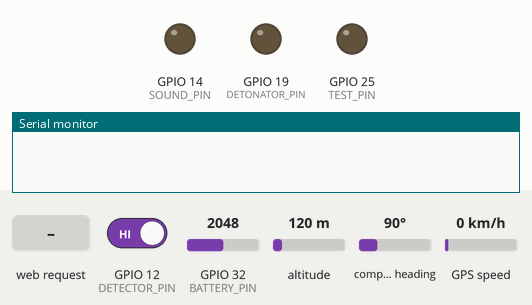
Bench run of a sketch on a simulated ESP32. On the bench: output pins drawn as LEDs (lit = HIGH), the last lines printed to the serial monitor. Dashed ring = blinking. The test bench sets the inputs (shaded band); at power-on: GPIO 12 (DETECTOR_PIN) HIGH, GPIO 32 (BATTERY_PIN) = 2048, altitude 120 m, compass heading 90°, GPS speed 0 km/h. WiFi joins after 1.5 s; servers stay silent unless stated; uploads are accepted with an empty reply; the GPS gets a fix after 3 s at 37.7749, -122.4194 with 8 satellites.

Above: at 0.0 s.
At 8.3 s:
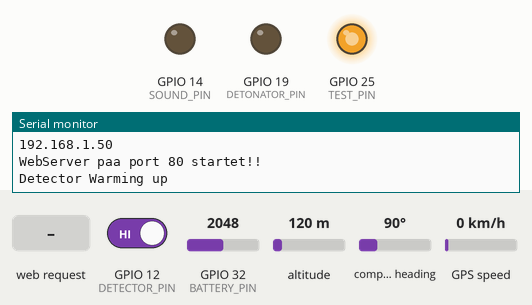
8.4 s: GPIO 12 (DETECTOR_PIN) driven LOW
At 8.6 s:
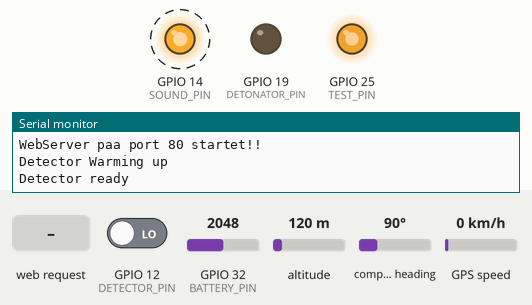
10.3 s: HTTP request GET /iedstatus received
12.1 s: GPIO 12 (DETECTOR_PIN) driven HIGH
Timing chart, 0 to 15.1 s (numbered marks = the images above; inputs shaded):
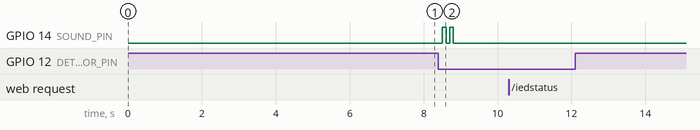

Measured:
- after the input at 8.4 s, GPIO 14 (SOUND_PIN): alternates HIGH for 0.10 s and LOW for 0.10 s, 4 changes in all, then stays LOW, starting after 0.11 s

The sketch:

IEDforHJVEsp32.ino
```cpp
/**
 * WiFiManager advanced demo, contains advanced configurartion options
 * Implements TRIGGEN_PIN button press, press for ondemand configportal, hold for 3 seconds for reset settings.
 */

//#include "Api.h"
//#include "ApiController.h"
#include <TinyGPS++.h>
#include <TinyGPSPlus.h>
#include <WiFiManager.h> // https://github.com/tzapu/WiFiManager
#include <esp_wifi.h>
#include <ArduinoJson.h>
#include <WiFiClient.h>
#include <WebServer.h>
#include <HTTPClient.h>
#include <ESPmDNS.h>
#include <WiFiUdp.h>
#include <ArduinoOTA.h>


#define TRIGGER_PIN 0
#define DETONATOR_PIN 19
#define DETECTOR_PIN 12
#define SOUND_PIN 14
//#define SOUND_ENABLE_PIN 27
#define BATTERY_PIN 32
#define TEST_PIN 25
#define RXD2 16
#define TXD2 17


TinyGPSPlus gps;
 // wifimanager can run in a blocking mode or a non blocking mode
 // Be sure to know how to process loops with no delay() if using non blocking
bool wm_nonblocking = false; // change to true to use non blocking

WiFiManager wm; // global wm instance
WiFiManagerParameter custom_field; // global param ( for non blocking w params )
WebServer server(80);

// JSON data buffer
StaticJsonDocument<250> jsonDocument;
char buffer[250];

long timeperiode = 0;
long periode = 30000;

int Id = 1;
IPAddress IpAddress;// = "";
bool MotionDetected = false;
bool Armed = false;
String Message = "Ok";
double ProcentBat = 0;
int RRSI = -100;
double Longitude = 0;
double Latitude = 0;
double Altitude = 0;
int Satellites = 0;
bool SoundEnabled = false;
String Name = "1";


//bool soundenabled = true;
bool runones = false;


void setup() {
    WiFi.mode(WIFI_STA); // explicitly set mode, esp defaults to STA+AP
    Serial.begin(115200);
    Serial.setDebugOutput(true);
    delay(3000);
    Serial.println("\n Starting");

    pinMode(TRIGGER_PIN, INPUT_PULLUP);
    pinMode(DETONATOR_PIN, OUTPUT);
    pinMode(SOUND_PIN, OUTPUT);
    pinMode(DETECTOR_PIN, INPUT);
   // pinMode(SOUND_ENABLE_PIN, INPUT_PULLUP);
    digitalWrite(DETONATOR_PIN, LOW);

    digitalWrite(SOUND_PIN, SoundEnabled);


    String test = wm.getWiFiSSID();
    if (test == "")
    {
        wm.resetSettings(); // wipe settings
    }
    //else Serial.println(test + " MY test");
    //

    if (wm_nonblocking) wm.setConfigPortalBlocking(false);

    // add a custom input field
    int customFieldLength = 40;


    // new (&custom_field) WiFiManagerParameter("customfieldid", "Custom Field Label", "Custom Field Value", customFieldLength,"placeholder=\"Custom Field Placeholder\"");

    // test custom html input type(checkbox)
    // new (&custom_field) WiFiManagerParameter("customfieldid", "Custom Field Label", "Custom Field Value", customFieldLength,"placeholder=\"Custom Field Placeholder\" type=\"checkbox\""); // custom html type

    // test custom html(radio)
    const char* custom_radio_str = "<br/><label for='customfieldid'>Custom Field Label</label><input type='radio' name='customfieldid' value='1' checked> One<br><input type='radio' name='customfieldid' value='2'> Two<br><input type='radio' name='customfieldid' value='3'> Three";
    new (&custom_field) WiFiManagerParameter(custom_radio_str); // custom html input

    wm.addParameter(&custom_field);
    wm.setSaveParamsCallback(saveParamCallback);

    // custom menu via array or vector
    //
    // menu tokens, "wifi","wifinoscan","info","param","close","sep","erase","restart","exit" (sep is seperator) (if param is in menu, params will not show up in wifi page!)
    // const char* menu[] = {"wifi","info","param","sep","restart","exit"};
    // wm.setMenu(menu,6);
    std::vector<const char*> menu = { "wifi","info","param","sep","restart","exit" };
    wm.setMenu(menu);

    // set dark theme
    wm.setClass("invert");


    //set static ip
    // wm.setSTAStaticIPConfig(IPAddress(10,0,1,99), IPAddress(10,0,1,1), IPAddress(255,255,255,0)); // set static ip,gw,sn
    // wm.setShowStaticFields(true); // force show static ip fields
    // wm.setShowDnsFields(true);    // force show dns field always

    // wm.setConnectTimeout(20); // how long to try to connect for before continuing
    wm.setConfigPortalTimeout(120); // auto close configportal after n seconds
    // wm.setCaptivePortalEnable(false); // disable captive portal redirection
    // wm.setAPClientCheck(true); // avoid timeout if client connected to softap

    // wifi scan settings
    // wm.setRemoveDuplicateAPs(false); // do not remove duplicate ap names (true)
    // wm.setMinimumSignalQuality(20);  // set min RSSI (percentage) to show in scans, null = 8%
    // wm.setShowInfoErase(false);      // do not show erase button on info page
    // wm.setScanDispPerc(true);       // show RSSI as percentage not graph icons

    // wm.setBreakAfterConfig(true);   // always exit configportal even if wifi save fails

    bool res;
    // res = wm.autoConnect(); // auto generated AP name from chipid
    // res = wm.autoConnect("AutoConnectAP"); // anonymous ap
    res = wm.autoConnect("AutoConnectAP", "HjvOeb1234"); // password protected ap

    if (!res) {
        Serial.println("Failed to connect or hit timeout");
       // wm.resetSettings(); // wipe settings
        ESP.restart();
    }
    else {
        //if you get here you have connected to the WiFi
        Serial.println(wm.getWLStatusString());
        RRSI = WiFi.RSSI();
        Serial.print("RRSI: ");
        Serial.print(RRSI);
        Serial.println(" dBm");
        IpAddress = WiFi.localIP();
        Serial.println(IpAddress);
        setup_OTA();
        setup_api();


    }
    InitSensor();
    Serial2.begin(115200, SERIAL_8N1, RXD2, TXD2);

}

void setup_OTA()
{
    // Port defaults to 3232
   // ArduinoOTA.setPort(3232);

   // Hostname defaults to esp3232-[MAC]
   // ArduinoOTA.setHostname("myesp32");

   // No authentication by default
   // ArduinoOTA.setPassword("admin");

   // Password can be set with it's md5 value as well
   // MD5(admin) = 21232f297a57a5a743894a0e4a801fc3
   // ArduinoOTA.setPasswordHash("21232f297a57a5a743894a0e4a801fc3");
    ArduinoOTA
        .onStart([]() {
        String type;
    if (ArduinoOTA.getCommand() == U_FLASH)
        type = "sketch";
    else // U_SPIFFS
        type = "filesystem";

    // NOTE: if updating SPIFFS this would be the place to unmount SPIFFS using SPIFFS.end()
    Serial.println("Start updating " + type);
            })
        .onEnd([]() {
                Serial.println("\nEnd");
            })
                .onProgress([](unsigned int progress, unsigned int total) {
                Serial.printf("Progress: %u%%\r", (progress / (total / 100)));
                    })
                .onError([](ota_error_t error) {
                        Serial.printf("Error[%u]: ", error);
                    if (error == OTA_AUTH_ERROR) Serial.println("Auth Failed");
                    else if (error == OTA_BEGIN_ERROR) Serial.println("Begin Failed");
                    else if (error == OTA_CONNECT_ERROR) Serial.println("Connect Failed");
                    else if (error == OTA_RECEIVE_ERROR) Serial.println("Receive Failed");
                    else if (error == OTA_END_ERROR) Serial.println("End Failed");
                    });

    ArduinoOTA.begin();


   /* Serial.println("Ready");
    Serial.print("IP address: ");
    Serial.println(WiFi.localIP());*/
}


void loop() {
    if (wm_nonblocking) wm.process(); // avoid delays() in loop when non-blocking and other long running code
    if (WiFi.status() == WL_CONNECTED)
    {
        ArduinoOTA.handle();
        server.handleClient();
    }

   //  put your main code here, to run repeatedly:
    if (MotionDetected == true && digitalRead(DETECTOR_PIN) == LOW)
    {
        runones = false;
        MotionDetected = digitalRead(DETECTOR_PIN);
        Message = "Detector Ready";
    }


    if (SoundEnabled && MotionDetected)
        digitalWrite(SOUND_PIN, HIGH);
    else
        digitalWrite(SOUND_PIN, LOW);

    if (Armed && MotionDetected)
        digitalWrite(DETONATOR_PIN, HIGH);//Explode
    else
        digitalWrite(DETONATOR_PIN, LOW);

    checkButton();

    if (!runones)
    {
        ReadBattery();
        RRSI = WiFi.RSSI();
        PostToDataToServer();
    }

    if (millis() >= timeperiode + periode)
    {

        timeperiode = millis() + periode;
        runones = false;

    }

    while (Serial2.available() > 0)
    {
      /*  String sendMsg = "";
        sendMsg += (char)Serial2.read();
        Serial.println(sendMsg);*/
        //String test = Serial2.readStringUntil('\n');
        //Serial.println(test);
        if (gps.encode(Serial2.read()))
        {
            displayInfo();
        }
    }


}

void ReadGPS()
{


}

void InitSensor()
{
    dacWrite(TEST_PIN, 225);
    Message = "Detector Warming up";
    Serial.println(Message);

    delay(1000);
    while (digitalRead(DETECTOR_PIN) == HIGH)
    {
        delay(1000);

    }
    MotionDetected = digitalRead(DETECTOR_PIN);


    Message = "Detector ready";
    Serial.println(Message);

    digitalWrite(SOUND_PIN, HIGH);
    delay(100);
    digitalWrite(SOUND_PIN, LOW);
    delay(100);
    digitalWrite(SOUND_PIN, HIGH);
    delay(100);
    digitalWrite(SOUND_PIN, LOW);
    attachInterrupt(DETECTOR_PIN, MotionDetection, RISING);
}

void PostToDataToServer()
{

    Serial.println("Posting JSON data to server...");
    Serial.println(Name + ": Navnet i string");
    // Block until we are able to connect to the WiFi access point
    if (WiFi.status() == WL_CONNECTED) {

        HTTPClient http;

        http.begin("http://ied.schier-lunds.dk/api/IED");
      //  http.begin("http://192.168.1.27/api/IED");
        http.addHeader("Content-Type", "application/json");

        StaticJsonDocument<300> doc;
        // Add values in the document
        //
        doc["id"] = Id;
        doc["ipAddress"] = IpAddress;
        doc["motionDetected"] = MotionDetected;
        doc["armed"] = Armed;
        doc["soundEnabled"] = SoundEnabled;
        doc["message"] = Message;
        doc["batteryProcent"] = ProcentBat;
        doc["rrsi"] = RRSI;
        doc["latitude"] = Latitude;
        doc["longitude"] = Longitude;
        doc["altitude"] = Altitude;
        doc["satellites"] = Satellites;
        doc["name"] = Name;


        // Add an array.
        //
       /* JsonArray data = doc.createNestedArray("data");
        data.add(48.756080);
        data.add(2.302038);*/

        String requestBody;

        serializeJson(doc, requestBody);
       // Serial.println(requestBody);

        int httpResponseCode = http.POST(requestBody);

        if (httpResponseCode > 0) {

            String response = http.getString();

           /* Serial.println(httpResponseCode);
            Serial.println(response);*/

        }
        else {


            Serial.printf("Error occurred while sending HTTP POST: %s\n", http.errorToString(httpResponseCode).c_str());

        }
        runones = true;
    }
}

void checkButton() {
    // check for button press
    if (digitalRead(TRIGGER_PIN) == LOW) {
        // poor mans debounce/press-hold, code not ideal for production
        delay(50);
        if (digitalRead(TRIGGER_PIN) == LOW) {
            Serial.println("Button Pressed");
            // still holding button for 3000 ms, reset settings, code not ideaa for production
            delay(3000); // reset delay hold
            if (digitalRead(TRIGGER_PIN) == LOW) {
                Serial.println("Button Held");
                Serial.println("Erasing Config, restarting");
                wm.resetSettings();
                ESP.restart();
            }

            // start portal w delay
            Serial.println("Starting config portal");
            wm.setConfigPortalTimeout(120);

            if (!wm.startConfigPortal("AutoConnectAP")) {
                Serial.println("failed to connect or hit timeout");
                delay(3000);
                // ESP.restart();
            }
            else {
                //if you get here you have connected to the WiFi
                Serial.println("connected...yeey :)");
            }
        }
    }
}

String getParam(String name) {
    //read parameter from server, for customhmtl input
    String value;
    if (wm.server->hasArg(name)) {
        value = wm.server->arg(name);
    }
    return value;
}

void saveParamCallback() {
    Serial.println("[CALLBACK] saveParamCallback fired");
    Serial.println("PARAM customfieldid = " + getParam("customfieldid"));
}

void ReadBattery()
{
   ProcentBat = map(analogRead(BATTERY_PIN), 2850, 3480, 0, 100);

}

// Interrupt section
void MotionDetection()
{
    MotionDetected = digitalRead(DETECTOR_PIN); //pin goes high
    Serial.println("Detected");
    if (SoundEnabled)
        digitalWrite(SOUND_PIN, HIGH);
    else
        digitalWrite(SOUND_PIN, LOW);
    if (Armed && MotionDetected)
        digitalWrite(DETONATOR_PIN, HIGH);//Explode
    else
        digitalWrite(DETONATOR_PIN, LOW);
    runones = false;
    Message = "Movement Detected";
}


//API section

void setup_api()
{


    server.on("/iedstatus", getIEDStatus);
    server.on("/ied", HTTP_POST, handlePost);

    // start server
    server.begin();
    Serial.println("WebServer paa port 80 startet!!");


}

void getIEDStatus()
{
    Serial.println("Get IEDStatus");
    create_json(Id,IpAddress,MotionDetected,Armed,Message, SoundEnabled, Name );
    server.send(200, "application/json", buffer);
    /*server.send(200, "application/json", "OK");*/
}

//void getEnv()
//{
//    Serial.println("Get env");
//    jsonDocument.clear();
//    add_json_object("temperature", temperature, "°C");
//    add_json_object("humidity", humidity, "%");
//    add_json_object("pressure", pressure, "mBar");
//    serializeJson(jsonDocument, buffer);
//    server.send(200, "application/json", buffer);
//   // server.send(200, "application/json", "OK");
//}

//API Post to the Esp32

void handlePost()
{
    if (server.hasArg("plain") == false) {
        //handle error here
    }
    String body = server.arg("plain");
    deserializeJson(jsonDocument, body);
   // Serial.println(body);
    //// Get RGB components
    Armed = jsonDocument["Armed"];
    SoundEnabled = jsonDocument["SoundEnabled"];
    const char* test = jsonDocument["Name"];
    Name = test;
    //Serial.println(Name);

    //pixels.fill(pixels.Color(red, green, blue));
    //pixels.show();
    // Respond to the client
    create_json(Id, IpAddress, MotionDetected, Armed, Message, SoundEnabled, Name);

    server.send(200, "application/json", buffer);
    //Serial.println(buffer);
    runones = false;
}

// Json handlers

void create_json(int id, IPAddress Ip, bool md, bool am, String ms, bool se, String n)
{
    jsonDocument.clear();
    jsonDocument["Id"] = id;
    jsonDocument["IpAddress"] = Ip;
    jsonDocument["MotionDetected"] = md;
    jsonDocument["Armed"] = am;
    jsonDocument["Message"] = ms;
    jsonDocument["SoundEnabled"] = se;
    jsonDocument["Name"] = n;
    serializeJson(jsonDocument, buffer);
}

void add_json_object(char* tag, float value, char* unit) {
    JsonObject obj = jsonDocument.createNestedObject();
    obj["type"] = tag;
    obj["value"] = value;
    obj["unit"] = unit;
}

void displayInfo()
{
  //  Serial.println("Detecting data");
    if (gps.location.isValid())
    {

        Latitude = gps.location.lat();
        Longitude = gps.location.lng();
        Altitude = gps.altitude.meters();
        Satellites = gps.satellites.value();
       /* Serial.print("Latitude: ");
        Serial.println(gps.location.lat(), 6);
        Serial.print("Longitude: ");
        Serial.println(gps.location.lng(), 6);*/
       /* Serial.print("Altitude: ");
        Serial.println(gps.altitude.meters());*/
    }
    else
    {
      //  Serial.println("No readable data");
        Longitude = 0;
        Latitude = 0;
        Altitude = 0;

       // Serial.println("Location: Not Available");
    }

   /* Serial.print("Date: ");
    if (gps.date.isValid())
    {
        Serial.print(gps.date.month());
        Serial.print("/");
        Serial.print(gps.date.day());
        Serial.print("/");
        Serial.println(gps.date.year());
    }
    else
    {
        Serial.println("Not Available");
    }

    Serial.print("Time: ");
    if (gps.time.isValid())
    {
        if (gps.time.hour() < 10) Serial.print(F("0"));
        Serial.print(gps.time.hour());
        Serial.print(":");
        if (gps.time.minute() < 10) Serial.print(F("0"));
        Serial.print(gps.time.minute());
        Serial.print(":");
        if (gps.time.second() < 10) Serial.print(F("0"));
        Serial.print(gps.time.second());
        Serial.print(".");
        if (gps.time.centisecond() < 10) Serial.print(F("0"));
        Serial.println(gps.time.centisecond());
    }
    else
    {
        Serial.println("Not Available");
    }
*/
   /* Serial.println();
    Serial.println();
    delay(1000);*/
}
```
